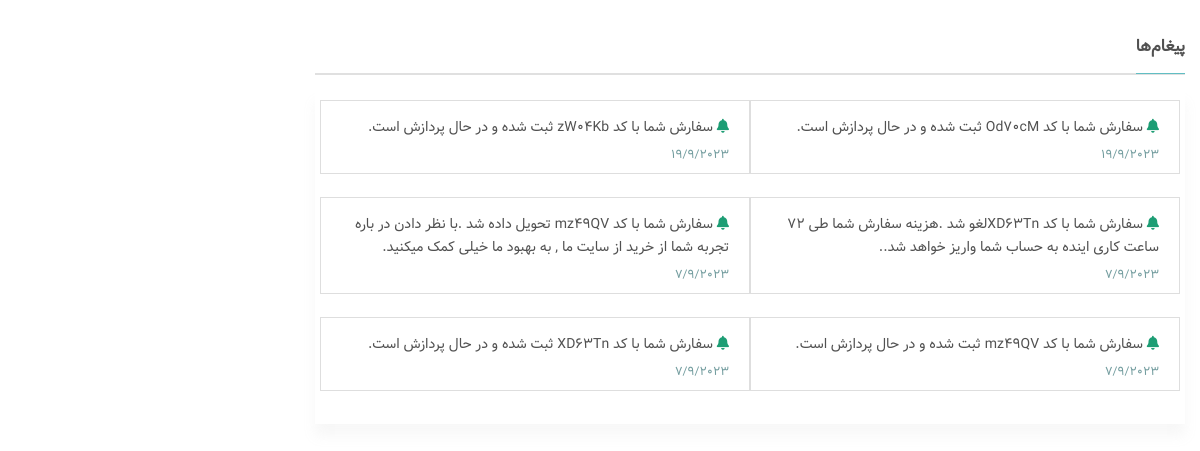
The app's page /accounts/message_page/ (signed in), older data.
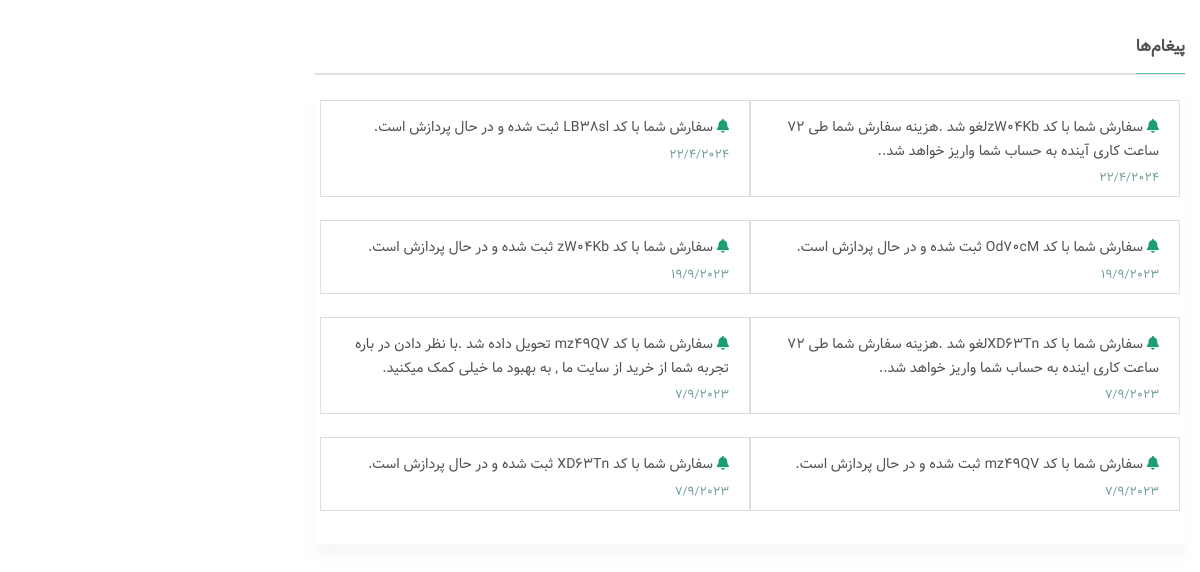
The same page, newer data.
### account/models.py (models this page shows, shortened)
class ProfileMessage(models.Model):
    profile = models.ForeignKey(Profile,on_delete=models.CASCADE)
    message = models.TextField(verbose_name='پیغام')
    created_date = models.DateTimeField(auto_now_add=True)

### account/views.py (the view)
# urls.py: path('message_page/',views.message_page_view,name="message_page"),
@login_required
def message_page_view(request):
    profile = Profile.objects.get(user=request.user)
    profile_messages = ProfileMessage.objects.filter(profile=profile).order_by('-created_date')
    context = {
        'profile_messages' : profile_messages
    }
    return render(request,'profile/order-message.html',context)

### templates/profile/order-message.html (shortened to what this page needs)
﻿{% extends 'base.html' %}
{% load static %}
{% load render_partial %}
{% block body %}
<main class="order-delivered  default space-top-30">
    <div class="container">
        <div class="row">
            <div class="col-xl-9 col-lg-8 col-md-12 order-2">
                <div class="row">
                    <div class="col-lg-12">
                        <header class="card-header">
                            <h3 class="card-title"><span>پیغام‌ها‌</span></h3>
                        </header>
                        <div class="content-section default">
                            <div class="row">
                                {% for msg in profile_messages %}
                                <div class="col-md-6 col-sm-6 order_delivered_sec">
                                    <div class="row">
                                        <div class="col-12 col-lg-12 col-md-12">
                                            <h4 class="profile-recent-fav-name">
                                                <i class="fa fa-bell " aria-hidden="true"></i> {{msg.message}}
                                            </h4>
                                            <span class="span-sub-bel">{{msg.created_date.day}}/{{msg.created_date.month}}/{{msg.created_date.year}}</span>
                                        </div>
                                    </div>
                                </div>
                                {% endfor %}
                            </div>
                        </div>
                    </div>
                </div>
            </div>
        </div>
    </div>
</main>
{% endblock body %}

### templates/base.html (shortened to what this page needs)
<!DOCTYPE html>
<html lang="fa">
{% load static %}
{% load render_partial %}
<head>
    <link href="{% static 'assets/fonts/font-awesome/css/fontawesome.min.css' %}" rel="stylesheet" />
    <link href="{% static 'assets/fonts/font-awesome/css/solid.css' %}" rel="stylesheet" />
    <link href="{% static 'assets/css/bootstrap.min.css' %}" rel="stylesheet"/>
    <link href="{% static 'assets/css/main_ui.css' %}" rel="stylesheet"/>
    <link href="{% static 'assets/css/icon.css' %}" rel="stylesheet" />
    <link href="{% static 'assets/css/plugins/owl.carousel.css' %}" rel="stylesheet"/>
    <link href="{% static 'assets/css/plugins/owl.theme.default.min.css' %}" rel="stylesheet"/>
    <link href="{% static 'assets/css/nouislider.min.css' %}" rel="stylesheet" />
    <link href="{% static 'assets/css/main.css' %}" rel="stylesheet"/>
    <link href="{% static 'assets/css/style.css' %}" rel="stylesheet" />
</head>
<body class="index-page sidebar-collapse">
        {% block body %}{% endblock body %}
</body>
</html>

Row changes from the older to the newer data that the page shows:
added ProfileMessage: message "سفارش شما با کد zW04Kbلغو شد .هزینه سفارش شما طی 72 ساعت کاری آینده به حساب شما واریز خواهد شد..", created_date.day "22", created_date.month "4", created_date.year "2024"
added ProfileMessage: message "سفارش شما با کد LB38sl ثبت شده و در حال پردازش است.", created_date.day "22", created_date.month "4", created_date.year "2024"
